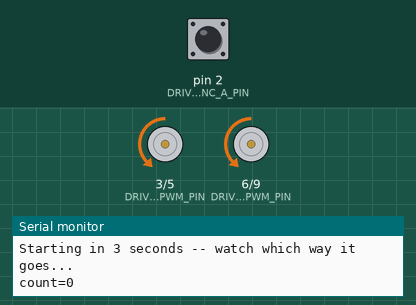
This sketch was run on a simulated Arduino Uno, built with avr-gcc and run on an emulated ATmega328P. Shown: motor-driver pin pairs drawn as motors (green arrow = first pin HIGH = forward, orange = second pin HIGH = backward, longer = more drive), the last lines printed to the serial monitor. The test bench sets the inputs (shaded band); at power-on: pin 2 (DRIVE_ENC_A_PIN) HIGH.

Above: at 3.1 s.
At 5.1 s:
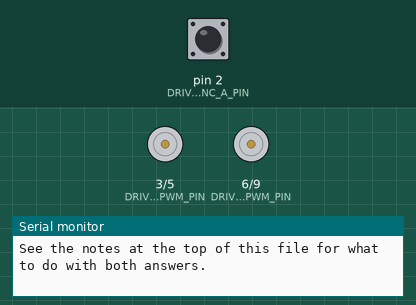
Timing chart, 0 to 6.6 s (numbered marks = the images above):
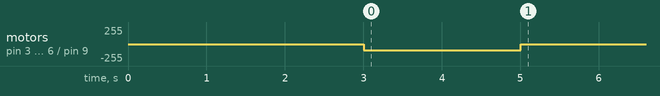

The sketch:

drive_direction_test.ino
```cpp
// drive_direction_test.ino
//
// Standalone bring-up sketch to directly correlate a positive drive PWM
// command with (a) which way the vehicle actually moves and (b) which sign
// the drive encoder reports for that motion -- on the ground, at a low
// enough PWM to watch safely, not lifted like ../drive_dual_test. No ROS 2
// involved.
//
// Why this exists: hyper_motor_interface.ino's apply_drive() computes a
// PI-controller pwm sign from (target - measured) error, then sends
// DRIVE_MOTOR_SIGN * pwm to both drive motors -- so what actually matters
// for getting DRIVE_MOTOR_SIGN right is the real-world relationship
// between "positive PWM sent to both motors" and "which way the vehicle
// physically goes", confirmed by eye on the ground -- not just whether
// front/rear agree with each other (../drive_dual_test already confirmed
// that) or what the encoder reports in isolation.
//
// SAFETY: do this somewhere the vehicle has a few meters of clear room to
// roll in either direction. TEST_PWM is low (matches DRIVE_MIN_PWM) but the
// vehicle WILL move -- don't stand in front of/behind it.
//
// What it does: drives both front and rear motors together at +TEST_PWM
// (mirroring exactly how apply_drive() drives them for a positive
// /velocity command) for TEST_DURATION_MS, printing the running encoder
// count continuously the whole time so you can watch the count change in
// real time alongside watching the vehicle move, then stops and reports
// the total delta.
//
// How to read the result:
//   - Watch which way the vehicle actually rolls while this runs.
//   - If it rolled FORWARD and encoder_delta came out POSITIVE: no sign
//     flip needed anywhere -- DRIVE_ENCODER_SIGN and DRIVE_MOTOR_SIGN in
//     hyper_motor_interface.ino should both be +1... but they're
//     currently -1/-1 (tuned against earlier tests), so if you see this
//     result, something about this test's setup differs from those
//     earlier ones (e.g. wiring changed again) -- don't just flip signs
//     blindly, figure out what's actually different first.
//   - If it rolled BACKWARD and encoder_delta came out POSITIVE: this
//     matches the real-world symptom that motivated adding
//     DRIVE_MOTOR_SIGN (commanding positive /velocity drove backward) --
//     DRIVE_MOTOR_SIGN = -1 (already set) corrects the output direction,
//     and DRIVE_ENCODER_SIGN should be whatever makes the CONTROLLER
//     see this backward motion as negative once DRIVE_MOTOR_SIGN flips
//     the output -- see the note in hyper_motor_interface.ino's
//     DRIVE_MOTOR_SIGN comment; this test's raw (pre-DRIVE_MOTOR_SIGN,
//     pre-DRIVE_ENCODER_SIGN) delta sign is the input to that reasoning,
//     not something to plug in directly.
//   - Report both the rolled direction AND the printed delta sign back
//     rather than guessing -- this determines whether DRIVE_ENCODER_SIGN
//     also needs to change alongside DRIVE_MOTOR_SIGN.

#include <avr/io.h> // PIND -- direct port read in on_drive_encoder_edge()

// ---- Pins -- must match hyper_motor_interface.ino's current drive wiring ----
const uint8_t DRIVE_FRONT_RPWM_PIN = 9;
const uint8_t DRIVE_FRONT_LPWM_PIN = 6;
const uint8_t DRIVE_REAR_RPWM_PIN = 5;
const uint8_t DRIVE_REAR_LPWM_PIN = 3;
const uint8_t DRIVE_ENC_A_PIN = 2;
const uint8_t DRIVE_ENC_B_PIN = 4;

// ---- Test parameters ----
const int16_t TEST_PWM = 90;              // matches DRIVE_MIN_PWM in the real sketch
const unsigned long TEST_DURATION_MS = 2000; // longer than ../drive_dual_test's phases --
                                              // gives enough time to actually watch it roll
const unsigned long PRINT_PERIOD_MS = 100;   // 10 Hz running count while it drives

volatile long drive_encoder_count = 0;

// Mirrors on_drive_encoder_edge() (x1 decoding) in hyper_motor_interface.ino.
void on_drive_encoder_edge() {
  if ((PIND >> 4) & 0x1) {
    drive_encoder_count--;
  } else {
    drive_encoder_count++;
  }
}

// Mirrors set_bts7960() in hyper_motor_interface.ino.
void set_bts7960(uint8_t rpwm_pin, uint8_t lpwm_pin, int16_t pwm) {
  if (pwm > 0) {
    analogWrite(rpwm_pin, pwm);
    analogWrite(lpwm_pin, 0);
  } else if (pwm < 0) {
    analogWrite(rpwm_pin, 0);
    analogWrite(lpwm_pin, -pwm);
  } else {
    analogWrite(rpwm_pin, 0);
    analogWrite(lpwm_pin, 0);
  }
}

void stop_all() {
  set_bts7960(DRIVE_FRONT_RPWM_PIN, DRIVE_FRONT_LPWM_PIN, 0);
  set_bts7960(DRIVE_REAR_RPWM_PIN, DRIVE_REAR_LPWM_PIN, 0);
}

long read_drive_count() {
  long count;
  noInterrupts();
  count = drive_encoder_count;
  interrupts();
  return count;
}

void setup() {
  Serial.begin(115200);

  pinMode(DRIVE_FRONT_RPWM_PIN, OUTPUT);
  pinMode(DRIVE_FRONT_LPWM_PIN, OUTPUT);
  pinMode(DRIVE_REAR_RPWM_PIN, OUTPUT);
  pinMode(DRIVE_REAR_LPWM_PIN, OUTPUT);
  stop_all();

  pinMode(DRIVE_ENC_A_PIN, INPUT_PULLUP);
  pinMode(DRIVE_ENC_B_PIN, INPUT_PULLUP);
  attachInterrupt(digitalPinToInterrupt(DRIVE_ENC_A_PIN), on_drive_encoder_edge, RISING);

  Serial.println("DRIVE_DIRECTION_TEST_READY -- make sure the vehicle has room to roll!");
  Serial.println("Starting in 3 seconds -- watch which way it goes...");
  delay(3000);

  long start_count = read_drive_count();
  unsigned long start_ms = millis();
  unsigned long last_print_ms = 0;

  set_bts7960(DRIVE_FRONT_RPWM_PIN, DRIVE_FRONT_LPWM_PIN, TEST_PWM);
  set_bts7960(DRIVE_REAR_RPWM_PIN, DRIVE_REAR_LPWM_PIN, TEST_PWM);

  while (millis() - start_ms < TEST_DURATION_MS) {
    if (millis() - last_print_ms >= PRINT_PERIOD_MS) {
      last_print_ms = millis();
      Serial.print("count=");
      Serial.println(read_drive_count());
    }
  }

  stop_all();
  long total_delta = read_drive_count() - start_count;

  Serial.print("TEST COMPLETE. pwm=+");
  Serial.print(TEST_PWM);
  Serial.print(", total encoder_delta=");
  Serial.println(total_delta);
  Serial.println("Which way did the vehicle actually roll -- forward or backward?");
  Serial.println("See the notes at the top of this file for what to do with both answers.");
}

void loop() {
  // Nothing -- setup() runs the whole sequence once. Press reset to rerun.
}
```
